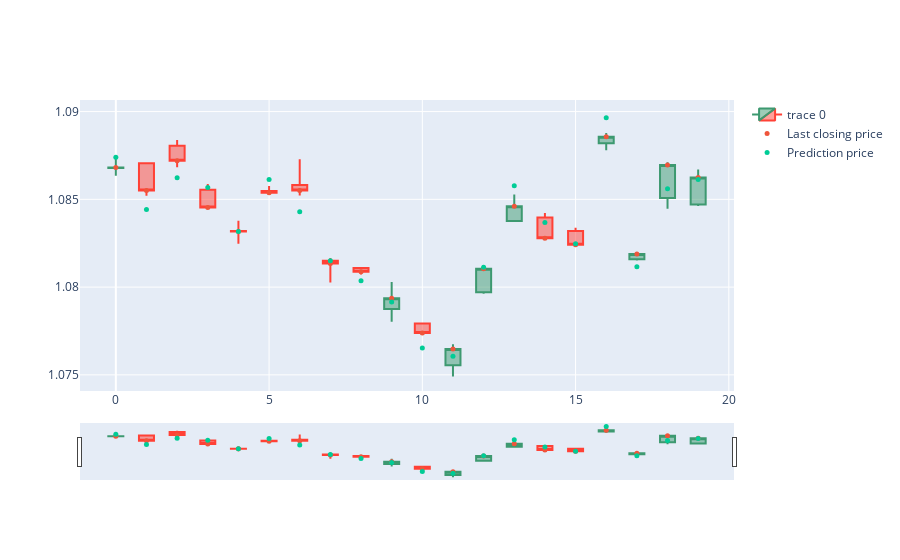

Write notebook code for a chart like this one.
### Markdown cell above
## <font color='red'>What if we plot the prediction values in a candlestick form? Since there may be a large amount of data, which could potentially consume a significant amount of memory, we could choose to plot only a subset of the data for visualization purposes.</font>
 
     "It's important to note that when visualizing the prediction values in a candlestick chart, I only plot the value at the last index of the sequence. As a result, there may be around (SEQ - 1) candlesticks that are not plotted, since they represent previous data points in the sequence."
     
     "But, we cannot see the next candle, which represents future price predictions. Therefore, we won't know if our price prediction will be accurate or not."

### Code cell
fig = go.Figure()
fig.add_trace(go.Candlestick( 
                open=x_test_transform[:, -1, 0].flatten()[-20:],
                high=x_test_transform[:, -1, 1].flatten()[-20:],
                low=x_test_transform[:, -1, 2].flatten()[-20:],
                close=x_test_transform[:, -1, 3].flatten()[-20:])) 
fig.add_trace(go.Scatter(
                y=x_test_transform[:, -1, 3].flatten()[-20:],
                mode='markers',
                marker=dict(symbol='circle', size=5),   
                name='Last closing price'))

fig.add_trace(go.Scatter(
                y=results["y_pred"][-20:],
                mode='markers',
                marker=dict(symbol='circle', size=5),   
                name='Prediction price'))

### Figure 1 — Plotly figure (JSON) as saved in the notebook; plotly's stock layout.template omitted (floating-point values rounded to 4 significant figures)
{"data": [{"close": [1.087, 1.085, 1.087, 1.085, 1.083, 1.085, 1.085, 1.081, 1.081, 1.079, 1.077, 1.076, 1.081, 1.085, 1.083, 1.082, 1.089, 1.082, 1.087, 1.086], "high": [1.087, 1.087, 1.088, 1.086, 1.084, 1.086, 1.087, 1.082, 1.081, 1.08, 1.078, 1.077, 1.081, 1.085, 1.084, 1.083, 1.089, 1.082, 1.087, 1.087], "low": [1.086, 1.085, 1.087, 1.084, 1.082, 1.085, 1.085, 1.08, 1.081, 1.078, 1.077, 1.075, 1.08, 1.084, 1.083, 1.082, 1.088, 1.082, 1.084, 1.085], "open": [1.087, 1.087, 1.088, 1.086, 1.083, 1.085, 1.086, 1.081, 1.081, 1.079, 1.078, 1.076, 1.08, 1.084, 1.084, 1.083, 1.088, 1.082, 1.085, 1.085], "type": "candlestick"}, {"marker": {"size": 5, "symbol": "circle"}, "mode": "markers", "name": "Last closing price", "type": "scatter", "y": [1.087, 1.085, 1.087, 1.085, 1.083, 1.085, 1.085, 1.081, 1.081, 1.079, 1.077, 1.076, 1.081, 1.085, 1.083, 1.082, 1.089, 1.082, 1.087, 1.086]}, {"marker": {"size": 5, "symbol": "circle"}, "mode": "markers", "name": "Prediction price", "type": "scatter", "y": [1.087, 1.084, 1.086, 1.086, 1.083, 1.086, 1.084, 1.081, 1.08, 1.079, 1.077, 1.076, 1.081, 1.086, 1.084, 1.082, 1.09, 1.081, 1.086, 1.086]}], "layout": {}}
